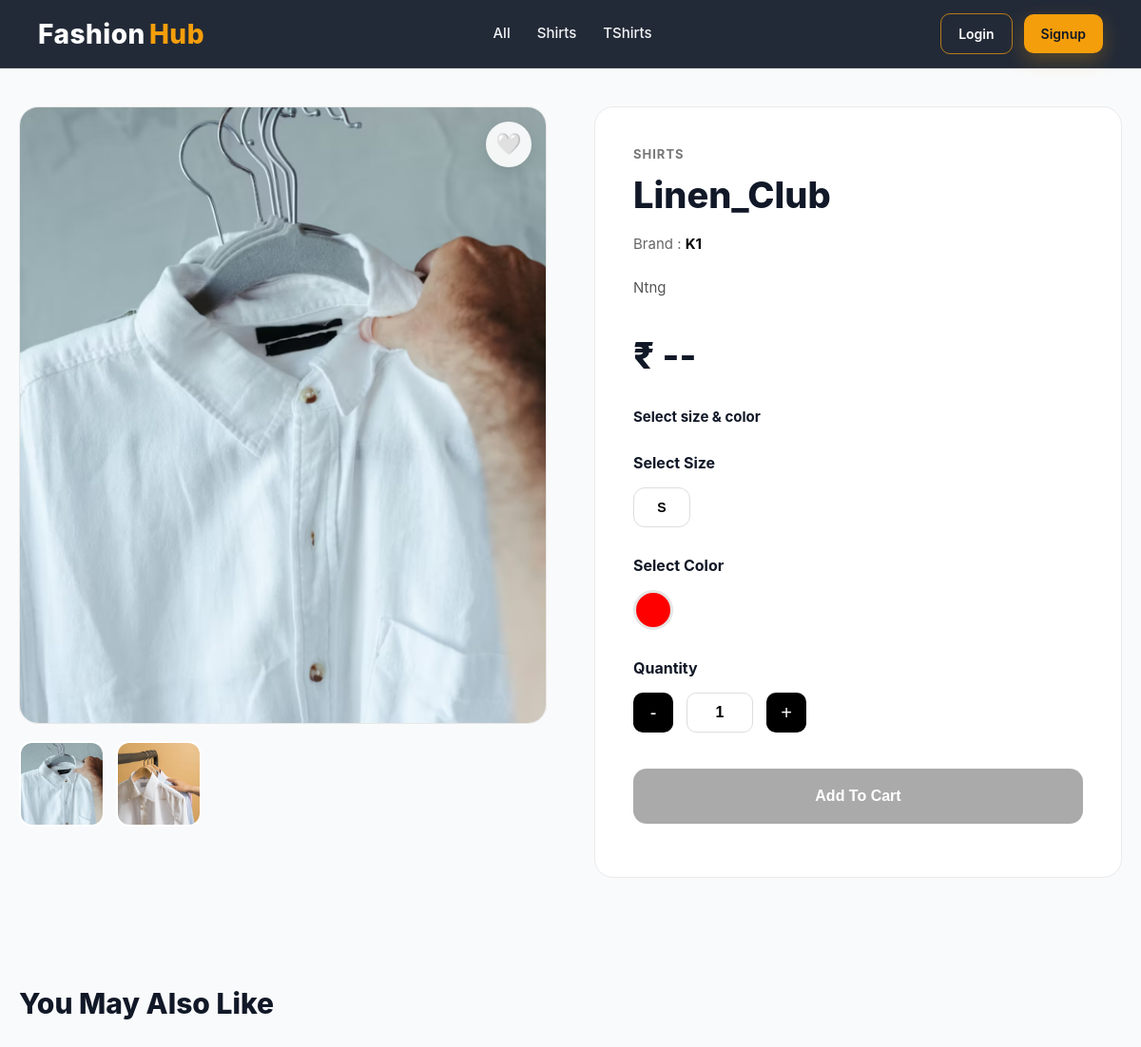
/product/linen_club/, run on the app's committed database.
### products/models.py (models this page shows, shortened)
class BaseModel(models.Model):
    created_at = models.DateTimeField(
        auto_now_add=True
    )
    updated_at = models.DateTimeField(
        auto_now=True
    )
    class Meta:
        abstract = True

class Category(BaseModel):
    name = models.CharField(
        max_length=100,
        unique=True
    )
    slug = models.SlugField(
        unique=True,
        blank=True
    )
    image = models.ImageField(
        upload_to='categories/',
        blank=True,
        null=True
    )
    is_active = models.BooleanField(default=True)
    class Meta:
        verbose_name_plural = "Categories"
        ordering = ['name']
        indexes = [
            models.Index(fields=['slug']),
            models.Index(fields=['is_active']),
        ]

class ProductImage(BaseModel):
    product = models.ForeignKey(
        Product,
        on_delete=models.CASCADE,
        related_name='images'
    )
    image = models.ImageField(
        upload_to='products/'
    )
    is_primary = models.BooleanField(default=False)
    class Meta:
        ordering = ['-is_primary']

class Product(BaseModel):
    STATUS_CHOICES = (
        ('draft', 'Draft'),
        ('published', 'Published'),
        ('out_of_stock', 'Out Of Stock'),
    )
    id = models.UUIDField(
        primary_key=True,
        default=uuid.uuid4,
        editable=False
    )
    category = models.ForeignKey(
        Category,
        on_delete=models.CASCADE,
        related_name='products'
    )
    brand = models.ForeignKey(
        Brand,
        on_delete=models.CASCADE,
        related_name='products'
    )
    name = models.CharField(max_length=255)
    slug = models.SlugField(
        unique=True,
        blank=True
    )
    description = models.TextField()
    material = models.CharField(
        max_length=255,
        blank=True,
        null=True
    )
    minimum_order_quantity = models.PositiveIntegerField(
        default=1
    )
    status = models.CharField(
        max_length=20,
        choices=STATUS_CHOICES,
        default='draft'
    )
    is_featured = models.BooleanField(default=False)
    is_active = models.BooleanField(default=True)
    meta_title = models.CharField(
        max_length=255,
        blank=True,
        null=True
    )
    meta_description = models.TextField(
        blank=True,
        null=True
    )
    class Meta:
        ordering = ['-created_at']
        indexes = [
            models.Index(fields=['slug']),
            models.Index(fields=['status']),
            models.Index(fields=['is_active']),
        ]

class Brand(BaseModel):
    name = models.CharField(
        max_length=100,
        unique=True
    )
    slug = models.SlugField(
        unique=True,
        blank=True
    )
    logo = models.ImageField(
        upload_to='brands/',
        blank=True,
        null=True
    )
    is_active = models.BooleanField(default=True)
    class Meta:
        ordering = ['name']

class Color(BaseModel):
    name = models.CharField(
        max_length=50,
        unique=True
    )
    hex_code = models.CharField(
        max_length=10,
        blank=True,
        null=True
    )
    class Meta:
        ordering = ['name']

### products/views.py (the view)
class ProductDetailView(DetailView):
    model = Product
    template_name = "products/product_detail.html"
    context_object_name = "product"
    slug_field = "slug"
    slug_url_kwarg = "slug"
    def get_queryset(self):
        return Product.objects.select_related(
            "category",
            "brand"
        ).prefetch_related(
            "images",
            Prefetch(
                "variants",
                queryset=ProductVariant.objects.filter(
                    is_active=True
                ).select_related(
                    "size",
                    "color"
                )
            )
        ).filter(
            is_active=True
        )
    def get_context_data(self, **kwargs):
        context = super().get_context_data(**kwargs)
        product = self.object
        images = list(
            product.images.all()
        )
        context["images"] = images
        context["primary_image"] = next(
            (
                img for img in images
                if img.is_primary
            ),
            images[0] if images else None
        )
        variants = list(
            product.variants.all()
        )
        context["variants"] = variants
        context["variant_data"] = [
            {
                "id": variant.id,
                "size": variant.size.name,
                "color": variant.color.name,
                "hex": variant.color.hex_code,
                "price": str(
                    variant.wholesale_price
                ),
                "stock": variant.stock_quantity
            }
            for variant in variants
        ]
        context["sizes"] = sorted(
            set(
                variant.size.name
                for variant in variants
            )
        )
        unique_colors = {}
        for variant in variants:
            color_name = variant.color.name
            if color_name not in unique_colors:
                unique_colors[color_name] = {
                    "name": color_name,
                    "hex_code":
                        variant.color.hex_code
                }
        context["colors"] = unique_colors.values()
        first_variant = variants[0] if variants else None
        context["default_price"] = (
            first_variant.wholesale_price
            if first_variant else 0
        )
        context["total_stock"] = sum(
            variant.stock_quantity
            for variant in variants
        )
        context["related_products"] = Product.objects.select_related(
            "brand",
            "category"
        ).prefetch_related(
            "images",
            "variants"
        ).filter(
            category=product.category,
            is_active=True,
            status="published"
        ).exclude(
            id=product.id
        )[:8]
        is_in_wishlist = False
        if self.request.user.is_authenticated:
            is_in_wishlist = Wishlist.objects.filter(
                user=self.request.user,
                product=product
            ).exists()
        context["is_in_wishlist"] = is_in_wishlist
        return context

### home/context_processors.py (called while the page is built)
def global_data(request):
    return {
        "categories": Category.objects.all()
    }

### products/templates/products/product_detail.html (shortened to what this page needs)
{% load static %}
<!DOCTYPE html>
<html lang="en">
<head>
    <link rel="stylesheet"
          href="{% static 'products/css/product_detail.css' %}">
</head>
<body>
{% include 'partials/navbar.html' %}
<body data-authenticated="{% if request.user.is_authenticated %}true{% else %}false{% endif %}">
<section class="product-detail-section">
    <div class="product-container">
        <div class="image-box">
            <div class="main-image-wrapper">
               <button
                    id="wishlistBtn"
                    class="wishlist-btn {% if is_in_wishlist %}active{% endif %}"
                    data-product-id="{{ product.id }}"
                >
                    {% if is_in_wishlist %}
                        ❤️
                    {% else %}
                        🤍
                    {% endif %}
</button>
                {% if primary_image %}
                    <img id="mainImage"
                         src="{{ primary_image.image.url }}"
                         alt="{{ product.name }}">
                {% else %}
                    <img id="mainImage"
                         src="{% static 'images/no-image.png' %}"
                         alt="No Image">
                {% endif %}
            </div>
            <div class="thumbs">
                {% for img in images %}
                    <div class="thumb-item">
                        <img src="{{ img.image.url }}"
                             alt="{{ product.name }}"
                             onclick="changeImage(this)">
                    </div>
                {% endfor %}
            </div>
        </div>
        <div class="info-box">
            <div class="product-category">
                {{ product.category.name }}
            </div>
            <h1 class="product-title">
                {{ product.name }}
            </h1>
            <div class="brand-name">
                Brand :
                <span>{{ product.brand.name }}</span>
            </div>
            <div class="product-description">
                {{ product.description }}
            </div>
            <div class="price-box">
                ₹ <span id="price">--</span>
            </div>
            <div id="stockStatus"
                 class="stock-status">
                Select size & color
            </div>
            <div class="options">
                <h4>Select Size</h4>
                <div class="option-list">
                    {% for size in sizes %}
                        <button type="button"
                                class="option-btn size-btn"
                                onclick="selectSize(this)"
                                data-size="{{ size }}">
                            {{ size }}
                        </button>
                    {% endfor %}
                </div>
            </div>
            <div class="options">
                <h4>Select Color</h4>
                <div class="color-list">
                    {% for color in colors %}
                        <button type="button"
                                class="color-btn"
                                style="background: {{ color.hex_code }}"
                                onclick="selectColor(this)"
                                data-color="{{ color.name }}"
                                title="{{ color.name }}">
                        </button>
                    {% endfor %}
                </div>
            </div>
            <div class="options">
                <h4>Quantity</h4>
                <div class="qty-wrapper">
                    <button type="button"
                            class="qty-btn"
                            onclick="decreaseQty()">
                        -
                    </button>
                    <input type="text"
                           id="quantity"
                           value="1"
                           readonly>
                    <button type="button"
                            class="qty-btn"
                            onclick="increaseQty()">
                        +
                    </button>
                </div>
            </div>
            <button type="button"
                    id="addToCartBtn"
                    class="add-btn"
                    disabled>
                Add To Cart
            </button>
        </div>
    </div>
</section>
<section class="related-section">
    <div class="related-header">
        <h2>You May Also Like</h2>
    </div>
</section>
</body>
</html>

### home/templates/partials/navbar.html (shortened to what this page needs)
{% load static %}
<link rel="stylesheet" href="{% static 'home/css/navbar.css' %}">
<header class="header" id="header">
    <a href="/" class="logo">
        Fashion<span>Hub</span>
    </a>
      <nav class="nav" id="nav">
    <a href="{% url 'product_list' %}">All</a>
    {% for category in categories %}
        <a href="{% url 'product_list' %}?category={{ category.slug }}">
            {{ category.name }}
        </a>
    {% endfor %}
</nav>
    <div class="nav-actions">
        {% if not request.user.is_authenticated %}
        <div class="auth-buttons" id="guestMenu">
            <a href="{% url 'login' %}" class="login-btn">Login</a>
            <a href="{% url 'signup' %}" class="signup-btn">Signup</a>
        </div>
        {% endif %}
    </div>
</header>

### products/static/products/css/product_detail.css (style rules this page uses)
* { margin:0; padding:0; box-sizing:border-box; }
body { font-family: Arial, sans-serif; background:#f5f5f5; color:#111; line-height:1.5; }
.product-detail-section { padding:40px 20px; }
.product-container { max-width:1400px; margin:auto; display:grid; grid-template-columns:1fr 1fr; gap:50px; align-items:start; }
.image-box { position:sticky; top:20px; }
.main-image-wrapper { width:100%; height:650px; background:#fff; border-radius:20px; overflow:hidden; border:1px solid #e8e8e8; }
.main-image-wrapper img { width:100%; height:100%; object-fit:cover; transition:0.3s; }
.thumbs { display:flex; gap:12px; margin-top:18px; flex-wrap:wrap; }
.thumb-item { width:90px; height:90px; border-radius:14px; overflow:hidden; background:#fff; border:2px solid transparent; cursor:pointer; transition:0.3s; }
.thumb-item img { width:100%; height:100%; object-fit:cover; }
.info-box { background:#fff; border-radius:20px; padding:40px; border:1px solid #eaeaea; }
.product-category { font-size:13px; font-weight:700; letter-spacing:1px; color:#777; text-transform:uppercase; margin-bottom:10px; }
.product-title { font-size:38px; font-weight:800; line-height:1.2; margin-bottom:18px; }
.brand-name { font-size:15px; margin-bottom:20px; color:#666; }
.brand-name span { color:#000; font-weight:700; }
.product-description { color:#555; font-size:15px; line-height:1.8; margin-bottom:30px; }
.price-box { font-size:38px; font-weight:800; margin-bottom:25px; }
.stock-status { margin-bottom:25px; font-size:15px; font-weight:700; }
.options { margin-bottom:28px; }
.options h4 { margin-bottom:14px; font-size:16px; font-weight:700; }
.option-list { display:flex; gap:12px; flex-wrap:wrap; }
.option-btn { min-width:60px; padding:12px 18px; border:1px solid #ddd; background:#fff; border-radius:12px; cursor:pointer; font-size:14px; font-weight:700; transition:0.3s; }
.color-list { display:flex; gap:14px; flex-wrap:wrap; }
.color-btn { width:42px; height:42px; border-radius:50%; border:3px solid #e5e5e5; cursor:pointer; transition:0.3s; }
.qty-wrapper { display:flex; align-items:center; gap:14px; }
.qty-btn { width:42px; height:42px; border:none; background:#000; color:#fff; font-size:20px; border-radius:10px; cursor:pointer; transition:0.3s; }
#quantity { width:70px; height:42px; border:1px solid #ddd; border-radius:10px; text-align:center; font-size:16px; font-weight:700; background:#fff; }
.add-btn { width:100%; height:58px; background:#000; color:#fff; border:none; border-radius:14px; font-size:16px; font-weight:700; cursor:pointer; transition:0.3s; margin-top:10px; }
.add-btn:disabled { background:#aaa; cursor:not-allowed; transform:none; }
.related-section { max-width:1400px; margin:70px auto; padding:0 20px; }
.related-header { margin-bottom:25px; }
.related-header h2 { font-size:30px; font-weight:800; }
.main-image-wrapper { position: relative; }
.wishlist-btn { position:absolute; top:15px; right:15px; width:48px; height:48px; border:none; border-radius:50%; background:rgba(255,255,255,0.9); backdrop-filter: blur(6px); font-size:22px; cursor:pointer; display:flex; align-items:center; justify-content:center; box-shadow:0 6px 20px rgba(0,0,0,0.12); transition:0.25s ease; z-index:10; }

### data on the page
Category: name "Shirts"
Category: name "TShirts"
ProductImage: image (picture)
ProductImage: image (picture)
Product: category.name "SHIRTS", name "Linen_Club", brand.name "K1", description "Ntng"

### other printed values
{{ size }} "S"
